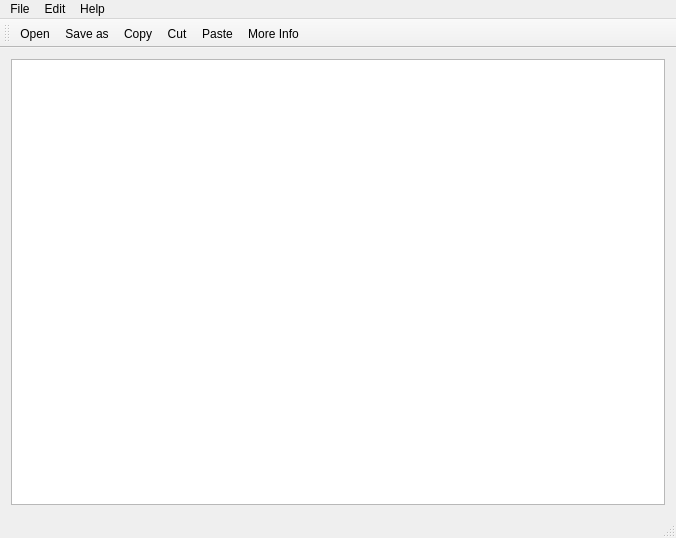
<?xml version="1.0" encoding="UTF-8"?>
<ui version="4.0">
 <class>MainWindow</class>
 <widget class="QMainWindow" name="MainWindow">
  <property name="geometry">
   <rect>
    <x>0</x>
    <y>0</y>
    <width>676</width>
    <height>538</height>
   </rect>
  </property>
  <property name="windowTitle">
   <string>Notepad</string>
  </property>
  <property name="windowIcon">
   <iconset resource="icons.qrc">
    <normaloff>:/new/prefix1/icons/notepad.png</normaloff>:/new/prefix1/icons/notepad.png</iconset>
  </property>
  <widget class="QWidget" name="centralWidget">
   <layout class="QVBoxLayout" name="verticalLayout">
    <item>
     <widget class="QTextEdit" name="textEdit"/>
    </item>
   </layout>
  </widget>
  <widget class="QMenuBar" name="menuBar">
   <property name="geometry">
    <rect>
     <x>0</x>
     <y>0</y>
     <width>676</width>
     <height>21</height>
    </rect>
   </property>
   <widget class="QMenu" name="menuFile">
    <property name="title">
     <string>File</string>
    </property>
    <addaction name="actionOpen"/>
    <addaction name="actionSave_as"/>
    <addaction name="separator"/>
    <addaction name="actionPrint"/>
    <addaction name="actionExit"/>
   </widget>
   <widget class="QMenu" name="menuEdit">
    <property name="title">
     <string>Edit</string>
    </property>
    <widget class="QMenu" name="menuFont">
     <property name="title">
      <string>Font</string>
     </property>
     <addaction name="actionColor_2"/>
     <addaction name="actionType"/>
    </widget>
    <addaction name="actionCopy"/>
    <addaction name="actionCut"/>
    <addaction name="actionPaste"/>
    <addaction name="menuFont"/>
    <addaction name="actionBackground_Color"/>
   </widget>
   <widget class="QMenu" name="menuHelp">
    <property name="title">
     <string>Help</string>
    </property>
    <addaction name="actionMore_Info"/>
    <addaction name="separator"/>
    <addaction name="actionAbout_Developer"/>
   </widget>
   <addaction name="menuFile"/>
   <addaction name="menuEdit"/>
   <addaction name="menuHelp"/>
  </widget>
  <widget class="QToolBar" name="mainToolBar">
   <attribute name="toolBarArea">
    <enum>TopToolBarArea</enum>
   </attribute>
   <attribute name="toolBarBreak">
    <bool>false</bool>
   </attribute>
   <addaction name="actionOpen"/>
   <addaction name="actionSave_as"/>
   <addaction name="actionCopy"/>
   <addaction name="actionCut"/>
   <addaction name="actionPaste"/>
   <addaction name="actionMore_Info"/>
  </widget>
  <widget class="QStatusBar" name="statusBar"/>
  <action name="actionOpen">
   <property name="icon">
    <iconset resource="icons.qrc">
     <normaloff>:/new/prefix1/icons/open.png</normaloff>:/new/prefix1/icons/open.png</iconset>
   </property>
   <property name="text">
    <string>Open</string>
   </property>
   <property name="shortcut">
    <string>Ctrl+A</string>
   </property>
  </action>
  <action name="actionSave_as">
   <property name="icon">
    <iconset resource="icons.qrc">
     <normaloff>:/new/prefix1/icons/save.png</normaloff>:/new/prefix1/icons/save.png</iconset>
   </property>
   <property name="text">
    <string>Save as</string>
   </property>
   <property name="shortcut">
    <string>Ctrl+S</string>
   </property>
  </action>
  <action name="actionCopy">
   <property name="icon">
    <iconset resource="icons.qrc">
     <normaloff>:/new/prefix1/icons/copy.png</normaloff>:/new/prefix1/icons/copy.png</iconset>
   </property>
   <property name="text">
    <string>Copy</string>
   </property>
   <property name="shortcut">
    <string>Ctrl+C</string>
   </property>
  </action>
  <action name="actionCut">
   <property name="icon">
    <iconset resource="icons.qrc">
     <normaloff>:/new/prefix1/icons/cut.png</normaloff>:/new/prefix1/icons/cut.png</iconset>
   </property>
   <property name="text">
    <string>Cut</string>
   </property>
   <property name="shortcut">
    <string>Ctrl+X</string>
   </property>
  </action>
  <action name="actionPaste">
   <property name="icon">
    <iconset resource="icons.qrc">
     <normaloff>:/new/prefix1/icons/paste.png</normaloff>:/new/prefix1/icons/paste.png</iconset>
   </property>
   <property name="text">
    <string>Paste</string>
   </property>
   <property name="shortcut">
    <string>Ctrl+V</string>
   </property>
  </action>
  <action name="actionMore_Info">
   <property name="icon">
    <iconset resource="icons.qrc">
     <normaloff>:/new/prefix1/icons/info.png</normaloff>:/new/prefix1/icons/info.png</iconset>
   </property>
   <property name="text">
    <string>More Info</string>
   </property>
   <property name="shortcut">
    <string>Ctrl+I</string>
   </property>
  </action>
  <action name="actionExit">
   <property name="icon">
    <iconset resource="icons.qrc">
     <normaloff>:/new/prefix1/icons/destroy.png</normaloff>:/new/prefix1/icons/destroy.png</iconset>
   </property>
   <property name="text">
    <string>Exit</string>
   </property>
   <property name="shortcut">
    <string>Ctrl+X</string>
   </property>
  </action>
  <action name="actionAbout_Developer">
   <property name="text">
    <string>About Developer</string>
   </property>
  </action>
  <action name="actionColor_2">
   <property name="text">
    <string>Color</string>
   </property>
  </action>
  <action name="actionType">
   <property name="text">
    <string>Type</string>
   </property>
  </action>
  <action name="actionBackground_Color">
   <property name="icon">
    <iconset resource="icons.qrc">
     <normaloff>:/new/prefix1/icons/white-board.png</normaloff>:/new/prefix1/icons/white-board.png</iconset>
   </property>
   <property name="text">
    <string>Background Color</string>
   </property>
  </action>
  <action name="actionPrint">
   <property name="icon">
    <iconset resource="icons.qrc">
     <normaloff>:/new/prefix1/icons/if_printer_43600.png</normaloff>:/new/prefix1/icons/if_printer_43600.png</iconset>
   </property>
   <property name="text">
    <string>Print</string>
   </property>
  </action>
 </widget>
 <layoutdefault spacing="6" margin="11"/>
 <resources>
  <include location="icons.qrc"/>
 </resources>
 <connections/>
</ui>
